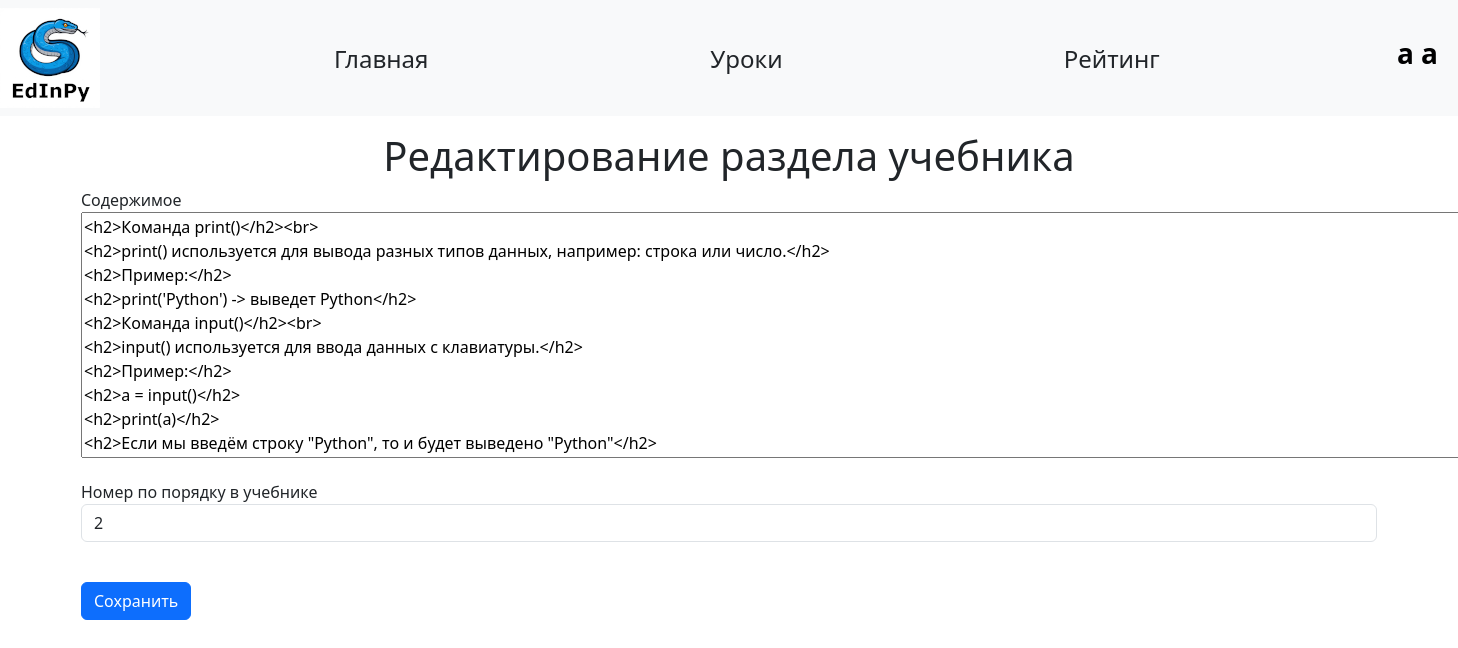
/book_paragraphs/edit/2 (signed in), run on an earlier commit of the app's database.
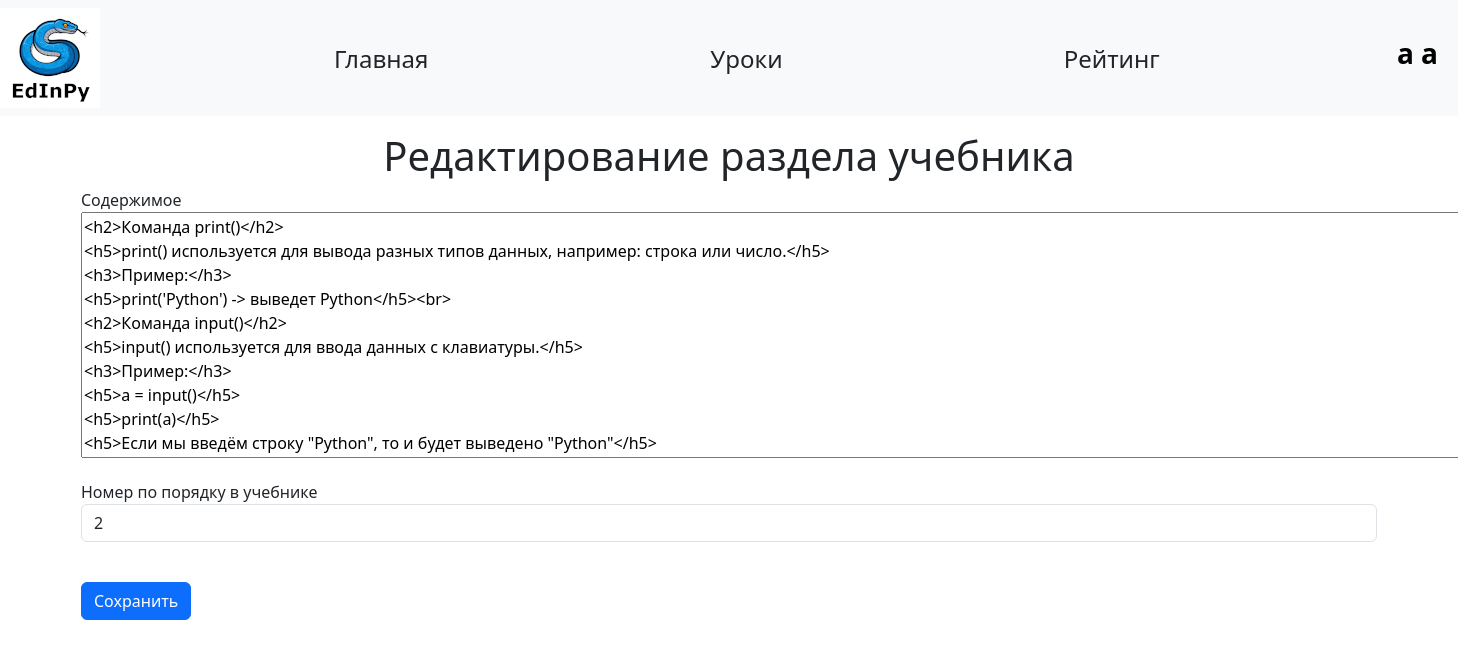
And on a later commit of the database.
### data/lesson_book_paragraphs.py (models this page shows)
class LessonBookParagraph(SqlAlchemyBase, SerializerMixin):
    __tablename__ = 'lesson_book_paragraphs'
    id = sqlalchemy.Column(sqlalchemy.Integer, primary_key=True, autoincrement=True)
    type = sqlalchemy.Column(sqlalchemy.String, nullable=False)
    content = sqlalchemy.Column(sqlalchemy.String)
    position = sqlalchemy.Column(sqlalchemy.Integer, nullable=False)
    lesson_book_id = sqlalchemy.Column(sqlalchemy.Integer, sqlalchemy.ForeignKey("lesson_books.id", ondelete='CASCADE'),
                                       nullable=False)

### main.py (the view)
@app.route('/book_paragraphs/edit/<int:paragraph_id>', methods=['GET', 'POST'])
@login_required
def edit_book_paragraph(paragraph_id):
    if current_user.__class__ != Admin:
        return redirect(f'/lessons')
    form = LessonBookParagraphEdit()
    with db_session.create_session() as db_sess:
        paragraph = db_sess.query(LessonBookParagraph).filter(LessonBookParagraph.id == paragraph_id).first()
        if not paragraph:
            return redirect(f'/lessons')
        if form.validate_on_submit():  # если нажата кнопка submit
            paragraph.content = form.content.data
            paragraph.position = form.position.data
            db_sess.commit()
            return redirect(f'/books/edit/{paragraph.lesson_book_id}')
        form.content.data = paragraph.content
        form.position.data = paragraph.position
    return render_template('edit_book_paragraph.html', form=form)

### forms/lesson_book_paragraph.py
class LessonBookParagraphEdit(FlaskForm):
    content = StringField('Содержимое', widget=TextArea())
    position = IntegerField('Номер по порядку в учебнике')
    submit = SubmitField('Сохранить')

### data/admins.py (called while the page is built)
    def get_type(self):
        return USER_ADMIN

### data/db_session.py (called while the page is built)
def create_session() -> Session:
    global __factory
    return __factory()

### main.py (called while the page is built)
@login_manager.user_loader
def load_user(id):
    s = id.split("|")
    if len(s) != 2:
        return None
    id, cl = s
    if cl not in USER_CLASSES:
        return None
    with db_session.create_session() as db_sess:
        return Session.get(entity=USER_CLASSES[cl], ident=id, self=db_sess)  # создание сессии

### templates/edit_book_paragraph.html (shortened to what this page needs)
{% extends "base.html" %}{% block content %}
<h1>Редактирование раздела учебника</h1>
<form action="" method="post">
     <p>
        {{ form.content.label }}<br>
        {{ form.content(cols=150, rows=10) }}<br>
    </p>
    <p>
        {{ form.position.label }}<br>
        {{ form.position(class="form-control") }}<br>
    </p>
    <p>{{ form.submit(type="submit", class="btn btn-primary") }}</p>
</form>
{% endblock %}

What changed in the data, as far as the page shows it:
changed LessonBookParagraph: content "<h2>Команда print()</h2><br> <h2>print() используется для вывода разных типов данных, например: строка или число.</h2> <h2>Пример:</h2> <h2>print('Python') -> выведет Python</h2> <h2>Команда input()</h2><br> <h2>input() используется для ввода данных с клавиатуры.</h2> <h2>Пример:</h2> <h2>a = input()</h2> <h2>print(a)</h2> <h2>Если мы введём строку \"Python\", то и будет выведено \"Python\"</h2>" → "<h2>Команда print()</h2> <h5>print() используется для вывода разных типов данных, например: строка или число.</h5> <h3>Пример:</h3> <h5>print('Python') -> выведет Python</h5><br> <h2>Команда input()</h2> <h5>input() используется для ввода данных с клавиатуры.</h5> <h3>Пример:</h3> <h5>a = input()</h5> <h5>print(a)</h5> <h5>Если мы введём строку \"Python\", то и будет выведено \"Python\"</h5>"
